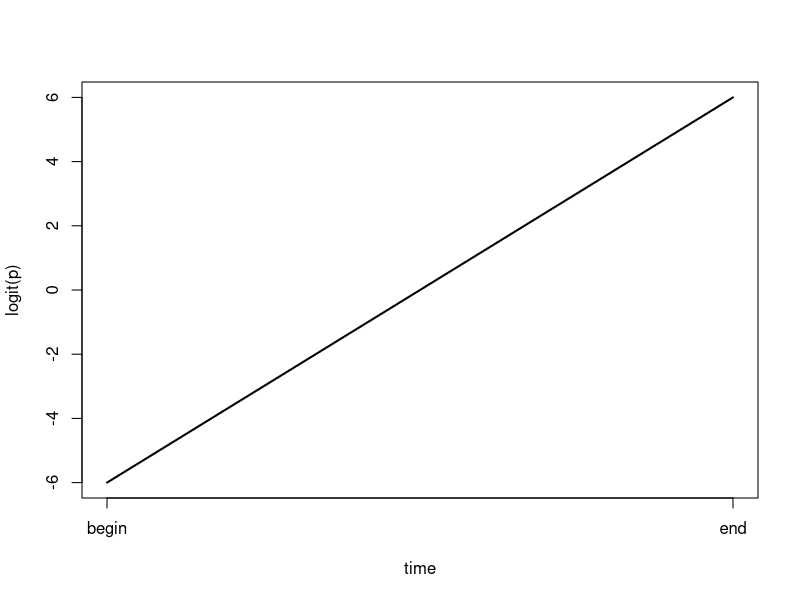

Here is the R script that generated this plot:
time<-seq(-6,6,length=50)
plot(time,time,type = "l",axes = F,lwd = 2,ylab = "logit(p)")
axis(1,labels = c("begin","end"),at = c(-6,6))
axis(2)
box()